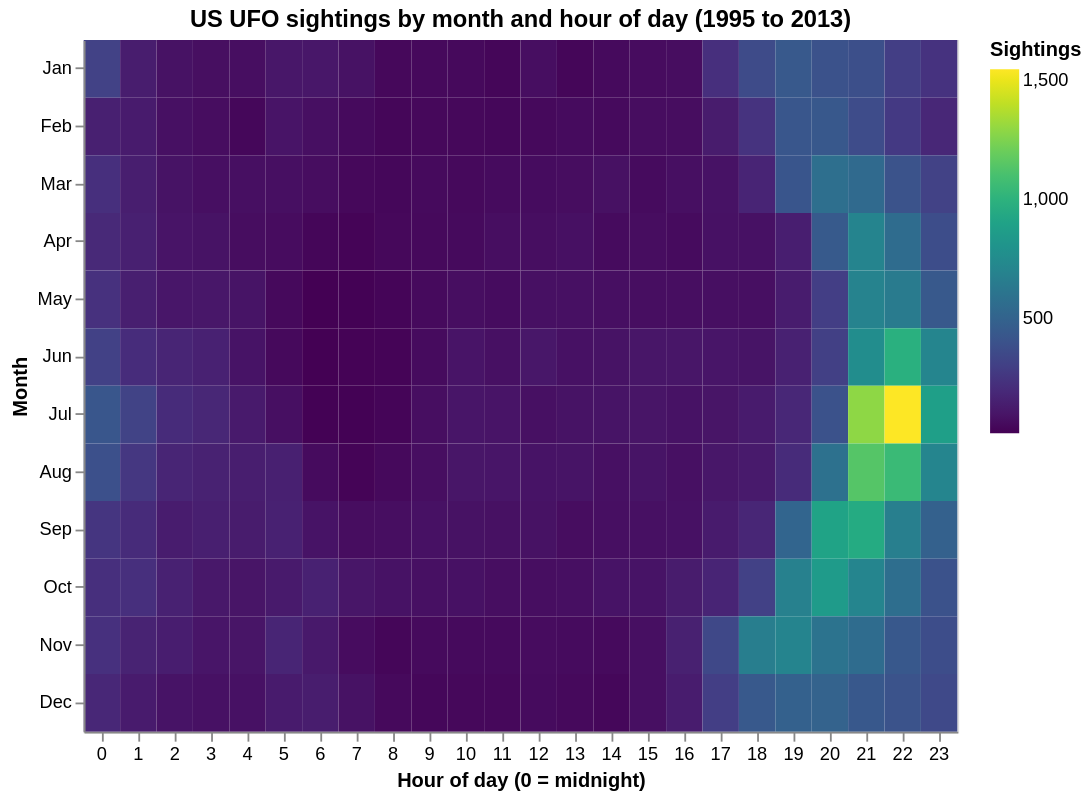

The notebook cell this image was saved under:
### Markdown cell above
## 4. Plot 2: when do people see UFOs?

**Encodings:** hour of day on the x axis (ordinal), month on the y axis (ordinal), and the number of sightings as the color of each cell (quantitative). A heatmap makes two time patterns visible at once.

**Colors:** the count is a quantitative variable that goes from low to high, so I use a sequential colormap (`viridis`). It is perceptually uniform and still readable for people with common types of color blindness. Brighter cells mean more sightings.

**Interactivity:** a dropdown menu filters the heatmap to a single shape, so you can check whether, for example, fireballs follow a different pattern than lights. Hovering shows the month, hour, and count.

### Code cell
per_hour = (us.groupby(['month', 'hour', 'shape_group']).size()
              .reset_index(name='sightings'))
month_names = ['Jan', 'Feb', 'Mar', 'Apr', 'May', 'Jun',
               'Jul', 'Aug', 'Sep', 'Oct', 'Nov', 'Dec']
per_hour['month_name'] = per_hour['month'].map(lambda m: month_names[m - 1])

shape_dropdown = alt.binding_select(options=['all'] + shape_order,
                                    name='Reported shape: ')
shape_param = alt.param(value='all', bind=shape_dropdown)

plot2 = alt.Chart(per_hour).transform_filter(
    (shape_param == 'all') | (alt.datum.shape_group == shape_param)
).mark_rect().encode(
    x=alt.X('hour:O', title='Hour of day (0 = midnight)', axis=alt.Axis(labelAngle=0)),
    y=alt.Y('month_name:O', title='Month', sort=month_names),
    color=alt.Color('sum(sightings):Q', title='Sightings',
                    scale=alt.Scale(scheme='viridis')),
    tooltip=[alt.Tooltip('month_name:O', title='Month'),
             alt.Tooltip('hour:O', title='Hour'),
             alt.Tooltip('sum(sightings):Q', title='Sightings')]
).add_params(shape_param).properties(
    width='container', height=380,
    title='US UFO sightings by month and hour of day (1995 to 2013)'
)

plot2

### Figure 1 — Vega-Lite specification as saved in the notebook (floating-point values rounded to 4 significant figures; data arrays with more than 128 entries replaced by an {"elided": "..."} marker saying what was removed)
{"config": {"view": {"continuousWidth": 300, "continuousHeight": 300}}, "data": {"name": "data-25bed21fc042663c50090878b396932f"}, "mark": {"type": "rect"}, "encoding": {"color": {"aggregate": "sum", "field": "sightings", "scale": {"scheme": "viridis"}, "title": "Sightings", "type": "quantitative"}, "tooltip": [{"field": "month_name", "title": "Month", "type": "ordinal"}, {"field": "hour", "title": "Hour", "type": "ordinal"}, {"aggregate": "sum", "field": "sightings", "title": "Sightings", "type": "quantitative"}], "x": {"axis": {"labelAngle": 0}, "field": "hour", "title": "Hour of day (0 = midnight)", "type": "ordinal"}, "y": {"field": "month_name", "sort": ["Jan", "Feb", "Mar", "Apr", "May", "Jun", "Jul", "Aug", "Sep", "Oct", "Nov", "Dec"], "title": "Month", "type": "ordinal"}}, "height": 380, "params": [{"name": "param_b814d2307d42cb32", "bind": {"input": "select", "options": ["all", "light", "triangle", "circle", "fireball", "sphere", "disk", "other"], "name": "Reported shape: "}, "value": "all"}], "title": "US UFO sightings by month and hour of day (1995 to 2013)", "transform": [{"filter": "((param_b814d2307d42cb32 === 'all') || (datum.shape_group === param_b814d2307d42cb32))"}], "width": "container", "$schema": "https://vega.github.io/schema/vega-lite/v6.4.1.json", "datasets": {"data-25bed21fc042663c50090878b396932f": {"elided": "1994 records"}}}
